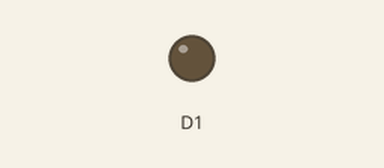
Bench run of a sketch on a simulated ESP8266 (NodeMCU). Shown: output pins drawn as LEDs (lit = HIGH).

Above: at 0.05 s.
At 0.75 s:
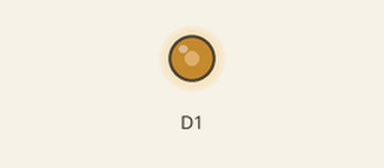
At 1.5 s:
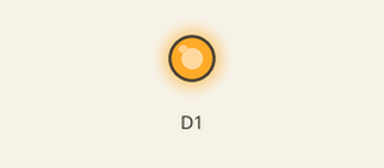
Timing chart, 0 to 3.5 s (numbered marks = the images above):
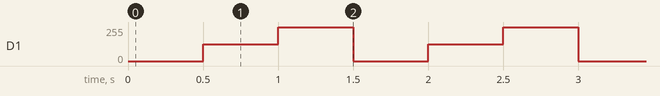

The sketch:

Brightness_Control_Manual.ino
```cpp
void setup() {
  pinMode(D1, OUTPUT);
}

void loop() {
  analogWrite(D1, 0); // 0% brightness
  delay(500);
  analogWrite(D1, 127); // 50% brightness
  delay(500);
  analogWrite(D1, 255); // 100% brightness
  delay(500);
}
```

Measured:
- by itself, D1: repeats every 1.5 s: 255/255 0.50 s, 0/255 0.50 s, 127/255 0.50 s
